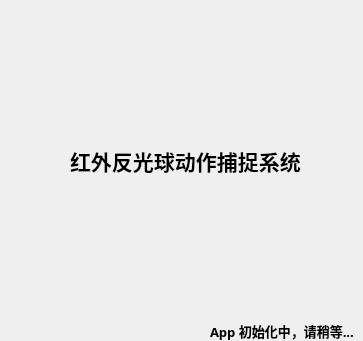
<?xml version="1.0" encoding="UTF-8"?>
<ui version="4.0">
 <class>Init</class>
 <widget class="QMainWindow" name="Init">
  <property name="geometry">
   <rect>
    <x>0</x>
    <y>0</y>
    <width>363</width>
    <height>341</height>
   </rect>
  </property>
  <property name="windowTitle">
   <string>红外反光求动作捕捉系统</string>
  </property>
  <property name="windowOpacity">
   <double>1.000000000000000</double>
  </property>
  <property name="autoFillBackground">
   <bool>false</bool>
  </property>
  <property name="styleSheet">
   <string notr="true">background-image: url(:/Image/R.jpg);</string>
  </property>
  <widget class="QWidget" name="centralwidget">
   <widget class="QLabel" name="label">
    <property name="geometry">
     <rect>
      <x>210</x>
      <y>320</y>
      <width>151</width>
      <height>21</height>
     </rect>
    </property>
    <property name="font">
     <font>
      <family>Agency FB</family>
      <pointsize>10</pointsize>
      <weight>75</weight>
      <bold>true</bold>
     </font>
    </property>
    <property name="autoFillBackground">
     <bool>false</bool>
    </property>
    <property name="styleSheet">
     <string notr="true">background:transparent;</string>
    </property>
    <property name="text">
     <string>App 初始化中，请稍等...</string>
    </property>
   </widget>
   <widget class="QLabel" name="label_2">
    <property name="geometry">
     <rect>
      <x>70</x>
      <y>140</y>
      <width>241</width>
      <height>41</height>
     </rect>
    </property>
    <property name="font">
     <font>
      <family>Agency FB</family>
      <pointsize>16</pointsize>
      <weight>75</weight>
      <bold>true</bold>
     </font>
    </property>
    <property name="autoFillBackground">
     <bool>false</bool>
    </property>
    <property name="styleSheet">
     <string notr="true">background:transparent;</string>
    </property>
    <property name="text">
     <string>红外反光球动作捕捉系统</string>
    </property>
   </widget>
  </widget>
 </widget>
 <resources>
  <include location="background_image.qrc"/>
 </resources>
 <connections/>
</ui>
